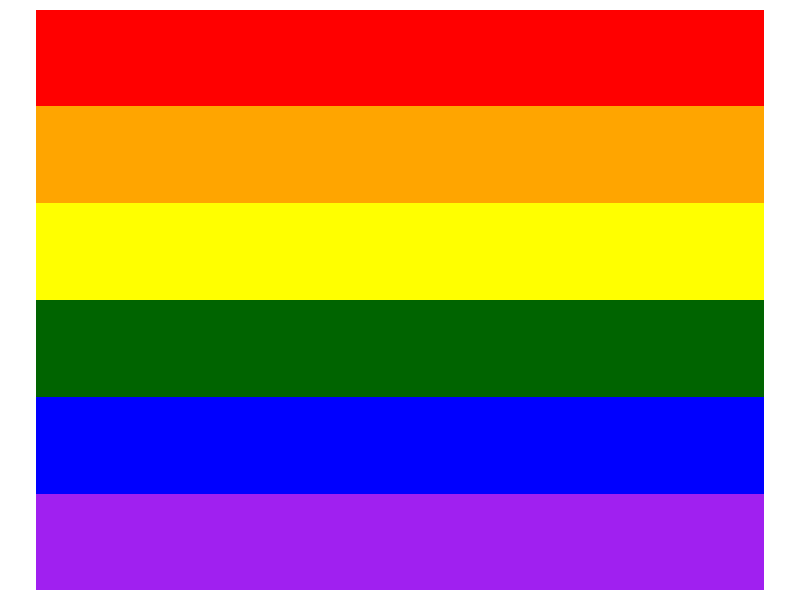
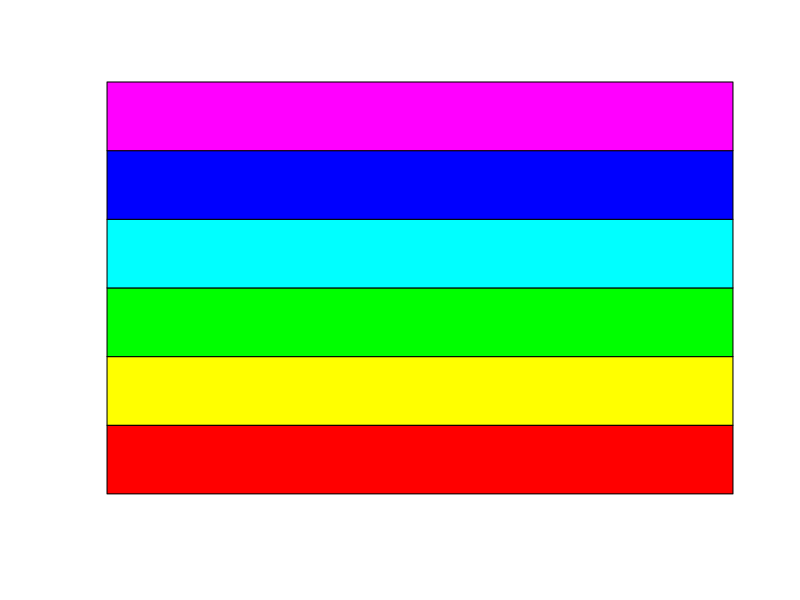

Reproduce these figures in R, in order.
#######################################
# Practice plotting a pride flag
#
# Katherine Schaughency
# created: 4 July 2023
#-------------------------------------#
# Reference: https://youtu.be/mk8k7_3SJxY
#######################################

#------------------------------------#
# load R package

library(tidyverse)
library(ggplot2)

#------------------------------------#
# set working directory

setwd("/Users/katherineschaughency/Documents/GitHub/pride-flag/")

#------------------------------------#
# create a data frame to link the flag colors

data <- data.frame(row.num = c("row 1","row 2","row 3","row 4","row 5","row 6"),
                   flag.colors = c("purple","blue","darkgreen","yellow","orange","red"))

#------------------------------------#
# plot the flag

ggplot(data, aes(y = row.num, fill= row.num)) +
  geom_bar(width = 1, show.legend = FALSE) +
  scale_fill_manual(values = data$flag.colors) +
  theme_void()

#------------------------------------#
# method 2: plot the flag using base R

flag.data.frame=c(1,1,1,1,1,1)

barplot(matrix(flag.data.frame),col=rainbow(6),axes=FALSE)
